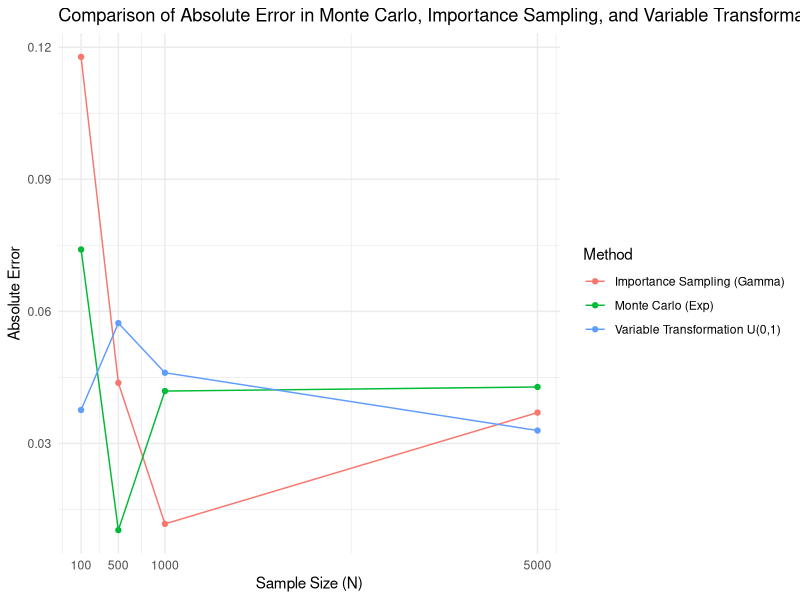

This chart was generated by the following R code:
g_transformed <- function(u) {
  exp(-(1 / u - 1)) * cos((1 / u - 1)^2) / (u^2)
}

g_exp <- function(x) {
  cos(x^2)
}

g_is <- function(x) {
  cos(x^2)
}

k <- 1.5
theta <- 1

exact_integral_value <- 0.4963

sample_sizes <- c(100, 500, 1000, 5000)

results_mc <- data.frame(N = sample_sizes, Estimate = NA, AbsError = NA)
results_is <- data.frame(N = sample_sizes, Estimate = NA, AbsError = NA)
results_vt <- data.frame(N = sample_sizes, Estimate = NA, AbsError = NA) 

set.seed(42) 

for (i in seq_along(sample_sizes)) {
  N <- sample_sizes[i]
  x <- rexp(N, rate = 1)
  Ihat <- mean(g_exp(x))
  results_mc$Estimate[i] <- Ihat
  results_mc$AbsError[i] <- abs(Ihat - exact_integral_value)
}

for (i in seq_along(sample_sizes)) {
  N <- sample_sizes[i]
  u_samples <- runif(N, 0, 1) 
  Ihat_vt <- mean(g_transformed(u_samples))
  results_vt$Estimate[i] <- Ihat_vt
  results_vt$AbsError[i] <- abs(Ihat_vt - exact_integral_value)
}

for (i in seq_along(sample_sizes)) {
  N <- sample_sizes[i]
  y <- rgamma(N, shape = k, scale = theta)
  weights <- dexp(y, rate = 1) / dgamma(y, shape = k, scale = theta)
  Ihat <- mean(weights * g_is(y))
  results_is$Estimate[i] <- Ihat
  results_is$AbsError[i] <- abs(Ihat - exact_integral_value)
}

print("Monte Carlo Method:")
print(results_mc)

print("Importance Sampling Method:")
print(results_is)

print("Variable Transformation Method:")
print(results_vt)

library(ggplot2)

results_df_mc <- data.frame(N = sample_sizes, Error = results_mc$AbsError, Method = "Monte Carlo (Exp)")
results_df_is <- data.frame(N = sample_sizes, Error = results_is$AbsError, Method = "Importance Sampling (Gamma)")
results_df_vt <- data.frame(N = sample_sizes, Error = results_vt$AbsError, Method = "Variable Transformation U(0,1)")
all_results_df <- rbind(results_df_mc, results_df_is, results_df_vt)

ggplot(all_results_df, aes(x = N, y = Error, color = Method, group = Method)) +
  geom_line() +
  geom_point() +
  scale_x_continuous(breaks = sample_sizes) +
  labs(
    title = "Comparison of Absolute Error in Monte Carlo, Importance Sampling, and Variable Transformation Methods",
    x = "Sample Size (N)", y = "Absolute Error"
  ) +
  theme_minimal()
